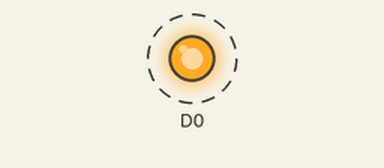
A program run on a simulated ESP8266 (NodeMCU). On the bench: output pins drawn as LEDs (lit = HIGH). Dashed ring = blinking.

Above: at 0.5 s.
Timing chart, 0 to 4.6 s (numbered marks = the images above):
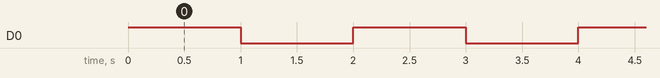

Measured:
- by itself, D0: alternates HIGH for 1.0 s and LOW for 1.0 s

The program:

main.cpp
```cpp
#include <Arduino.h>

// #define RED_LED D0

// void setup()
// {
//   Serial.begin(115200);
//   pinMode(BUILTIN_LED, OUTPUT);
//   pinMode(RED_LED, OUTPUT);
// }

// void loop()
// {
//   digitalWrite(RED_LED, HIGH);    // LED RED menyala
//   digitalWrite(BUILTIN_LED, LOW); // LED BLUE mati
//   delay(1000);                    // jeda 1000 nsf
//   digitalWrite(RED_LED, LOW);
//   digitalWrite(BUILTIN_LED, HIGH);
//   delay(1000);
// }

void setup() {
  pinMode(D0, OUTPUT);
}

void loop() {
  digitalWrite(D0, HIGH);
  delay(1000);
  digitalWrite(D0, LOW);
  delay(1000);
}
```
